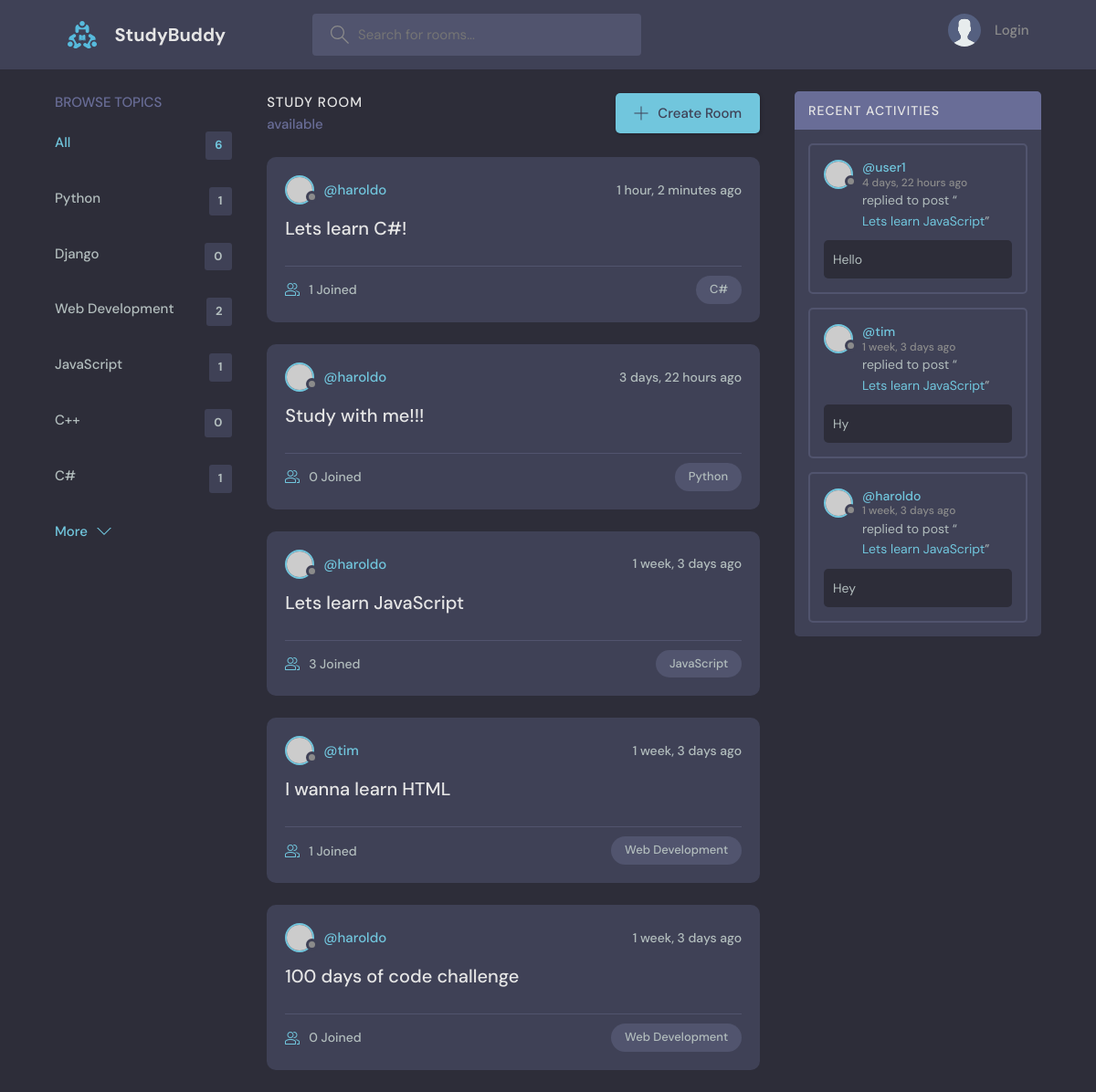
The page / on the database its author committed.
### base/models.py (models this page shows, shortened)
class Topic(models.Model):
    name = models.CharField(max_length=200)

class Room(models.Model):
    host = models.ForeignKey(User, on_delete=models.SET_NULL, null=True)
    topic = models.ForeignKey(Topic, on_delete=models.SET_NULL, null=True)
    name = models.CharField(max_length=200)
    description = models.TextField(null=True, blank=True)
    participants = models.ManyToManyField(
        User, related_name='participants', blank=True
    )
    updated = models.DateTimeField(auto_now=True)
    created = models.DateTimeField(auto_now_add=True)
    class Meta:
        ordering = ['-updated', '-created']
    def __str__(self):
        return self.name

class Message(models.Model):
    user = models.ForeignKey(User, on_delete=models.CASCADE)
    room = models.ForeignKey(Room, on_delete=models.CASCADE)
    body = models.TextField()
    updated = models.DateTimeField(auto_now=True)
    created = models.DateTimeField(auto_now_add=True)
    class Meta:
        ordering = ['-updated', '-created']

### base/views.py (the view)
# urls.py: path('', views.home, name='home'),
def home(request):
    query = request.GET.get('q', '')
    rooms = Room.objects.filter(
        Q(topic__name__icontains=query)
        | Q(name__icontains=query)
        | Q(description__icontains=query)
    )
    topics = Topic.objects.all()
    room_count = rooms.count()
    room_messages = Message.objects.filter(
        Q(room__topic__name__icontains=query)
    )
    context = {
        'rooms': rooms,
        'topics': topics,
        'room_count': room_count,
        'room_messages': room_messages,
    }
    return render(request, 'base/home.html', context)

### base/templates/base/home.html (shortened to what this page needs)
{% extends "main.html" %}
{% block content %}
<main class="layout layout--3">
  <div class="container">
    {% include "base/topics_component.html" %}
    <div class="roomList">
      <div class="roomList__header">
        <div>
          <h2>Study Room</h2>
          <p>{{rooms_count}}
            available</p>
        </div>
        <a class="btn btn--main" href="{% url 'create-room' %}">
          <svg version="1.1" xmlns="http://www.w3.org/2000/svg" width="32"
            height="32" viewbox="0 0 32 32">
            <title>add</title>
            <path
              d="M16.943 0.943h-1.885v14.115h-14.115v1.885h14.115v14.115h1.885v-14.115h14.115v-1.885h-14.115v-14.115z">
            </path>
          </svg>
          Create Room
        </a>
      </div>
      {% include "base/feed_component.html" %}
    </div>
    {% include "base/activity_component.html" %}
  </div>
</main>
{% endblock content %}

### base/templates/base/topics_component.html
<div class="topics">
  <div class="topics__header">
    <h2>Browse Topics</h2>
  </div>
  <ul class="topics__list">
    <li>
      <a href="{% url 'home' %}" class="active">
        All
        <span>{{topics.count}}</span>
      </a>
    </li>
    {% for topic in topics %}
    <li>
      <a href="{% url 'home' %}?q={{topic.name}}">{{topic.name}}
        <span>{{topic.room_set.all.count}}</span>
      </a>
    </li>
    {% endfor %}
  </ul>
  <a class="btn btn--link" href="topics.html">
    More
    <svg version="1.1" xmlns="http://www.w3.org/2000/svg" width="32"
      height="32" viewbox="0 0 32 32">
      <title>chevron-down</title>
      <path d="M16 21l-13-13h-3l16 16 16-16h-3l-13 13z"></path>
    </svg>
  </a>
</div>

### base/templates/base/feed_component.html (shortened to what this page needs)
{% for room in rooms %}
<div class="roomListRoom">
  <div class="roomListRoom__header">
    <a href="{% url 'user-profile' room.host.id %}" class="roomListRoom__author">
      <div class="avatar avatar--small">
        <img src="https://randomuser.me/api/portraits/women/11.jpg" />
      </div>
      <span>@{{room.host.username}}</span>
    </a>
    <div class="roomListRoom__actions">
      <span>{{room.created|timesince}} ago</span>
    </div>
  </div>
  <div class="roomListRoom__content">
    <a href="{% url 'room' room.id %}">{{room.name}}</a>
  </div>
  <div class="roomListRoom__meta">
    <a href="{% url 'room' room.id %}" class="roomListRoom__joined">
      {{room.participants.all.count}} Joined
    </a>
    <p class="roomListRoom__topic">{{room.topic.name}}</p>
  </div>
</div>
{% endfor %}

### base/templates/base/activity_component.html (shortened to what this page needs)
<div class="activities">
  <div class="activities__header">
    <h2>Recent Activities</h2>
  </div>
  {% for message in room_messages %}
  <div class="activities__box">
    <div class="activities__boxHeader roomListRoom__header">
      <a href="{% url 'user-profile' message.user.id %}"
        class="roomListRoom__author">
        <div class="avatar avatar--small">
          <img src="https://randomuser.me/api/portraits/women/11.jpg" />
        </div>
        <p>
          @{{message.user}}
          <span>
            {{message.created|timesince}}
            ago
          </span>
        </p>
      </a>
    </div>
    <div class="activities__boxContent">
      <p>
        replied to post “<a
          href="{% url 'room' message.room.id %}">{{message.room}}</a>”
      </p>
      <div class="activities__boxRoomContent">
        {{message.body}}
      </div>
    </div>
  </div>
  {% endfor %}
</div>

### rows shown on the page
Topic: name "Python", room_set.all.count "1"
Topic: name "Django", room_set.all.count "0"
Topic: name "Web Development", room_set.all.count "2"
Topic: name "JavaScript", room_set.all.count "1"
Topic: name "C++", room_set.all.count "0"
Topic: name "C#", room_set.all.count "1"
Room: host.username "haroldo", created "1 hour, 2 minutes", name "Lets learn C#!", participants.all.count "1", topic.name "C#"
Room: host.username "haroldo", created "3 days, 22 hours", name "Study with me!!!", participants.all.count "0", topic.name "Python"
Room: host.username "haroldo", created "1 week, 3 days", name "Lets learn JavaScript", participants.all.count "3", topic.name "JavaScript"
Room: host.username "tim", created "1 week, 3 days", name "I wanna learn HTML", participants.all.count "1", topic.name "Web Development"
Room: host.username "haroldo", created "1 week, 3 days", name "100 days of code challenge", participants.all.count "0", topic.name "Web Development"
Message: user "user1", created "4 days, 22 hours", room "Lets learn JavaScript", body "Hello"
Message: user "tim", created "1 week, 3 days", room "Lets learn JavaScript", body "Hy"
Message: user "haroldo", created "1 week, 3 days", room "Lets learn JavaScript", body "Hey"

### other values the page prints
{{ topics.count }} "6"
